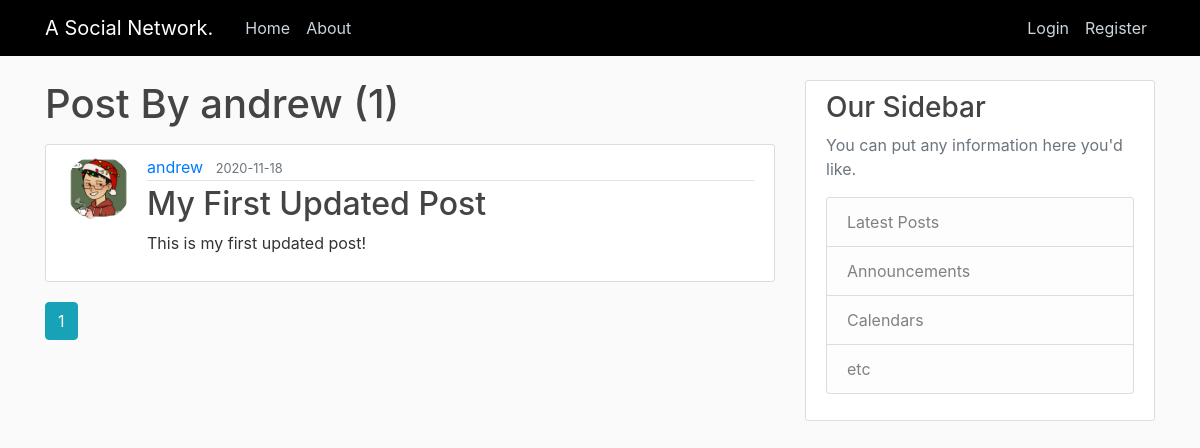
Before: /user/andrew with the older database file.
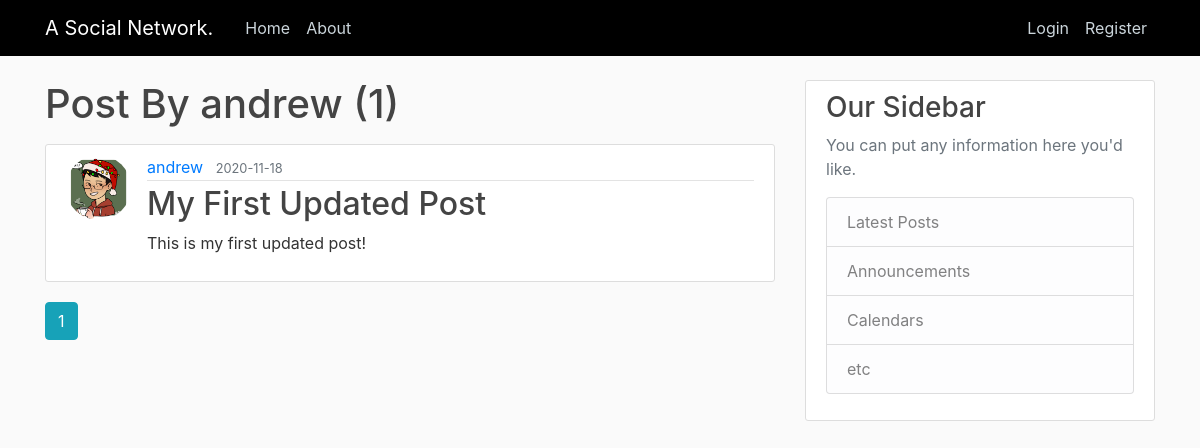
After: the same page with the newer database file.
### app/models.py (models this page shows, shortened)
class Post(db.Model):
    id = db.Column(db.Integer, primary_key = True)
    title = db.Column(db.String(100), nullable=False)
    date_posted = db.Column(db.DateTime, nullable=False, default=datetime.utcnow)
    content = db.Column(db.Text, nullable=False)
    user_id = db.Column(db.Integer, db.ForeignKey('user.id'), nullable=False)

class User(db.Model, UserMixin):
    id = db.Column(db.Integer, primary_key = True)
    username = db.Column(db.String(20), unique=True, nullable=False)
    email = db.Column(db.String(120), unique=True, nullable=False)
    image_file = db.Column(db.String(20),nullable=False, default='default.jpg')
    password = db.Column(db.String(60),nullable=False)
    posts = db.relationship('Post', backref='author', lazy=True)

### app/users/routes.py (the view)
@users.route('/user/<string:username>')
def user_posts(username):
    page = request.args.get('page', 1, type=int)
    user = User.query.filter_by(username=username).first_or_404()
    posts = Post.query.filter_by(author=user)\
        .order_by(Post.date_posted.desc())\
        .paginate(per_page=5, page=page)
    return render_template('user_posts.html',posts=posts, user=user)

### app/templates/user_posts.html
{% extends 'layout.html' %}
{% block content %}
    <h1 class= 'mb-3'> Post By {{ user.username }} ({{ posts.total }})</h1>
    {% for post in posts.items %}
        <article class="media content-section">
            <img class="rounded-circle article-img" src="{{ url_for('static', filename='profile_pics/' + post.author.image_file) }}" alt="profile_picture">
            <div class="media-body">
            <div class="article-metadata">
                <a class="mr-2" href="{{ url_for('users.user_posts', username=post.author.username) }}">{{ post.author.username }}</a>
                <small class="text-muted">{{ post.date_posted.strftime('%Y-%m-%d') }}</small>
            </div>
            <h2><a class="article-title" href="{{ url_for('posts.post', post_id = post.id) }}">{{ post.title }}</a></h2>
            <p class="article-content">{{ post.content }}</p>
            </div>
        </article>
    {% endfor %}
    {% for page_num in posts.iter_pages(left_edge=1, right_edge=1, left_current=1, right_current=2) %}
        {% if page_num %}
            {% if posts.page == page_num %}
            <a  class= 'btn btn-info mb-4' href="{{ url_for('users.user_posts',username=user.username, page=page_num) }}">{{ page_num }}</a>
            {% else %}
                <a  class= 'btn btn-outline-info mb-4' href="{{ url_for('users.user_posts',username=user.username, page=page_num) }}">{{ page_num }}</a>
            {% endif %}
        {% else %}
            ...
        {% endif %}
    {% endfor %}
{% endblock content %}

Changed rows visible on the page:
changed through a linked row, Post "My First Updated Post": image_file: a different picture
